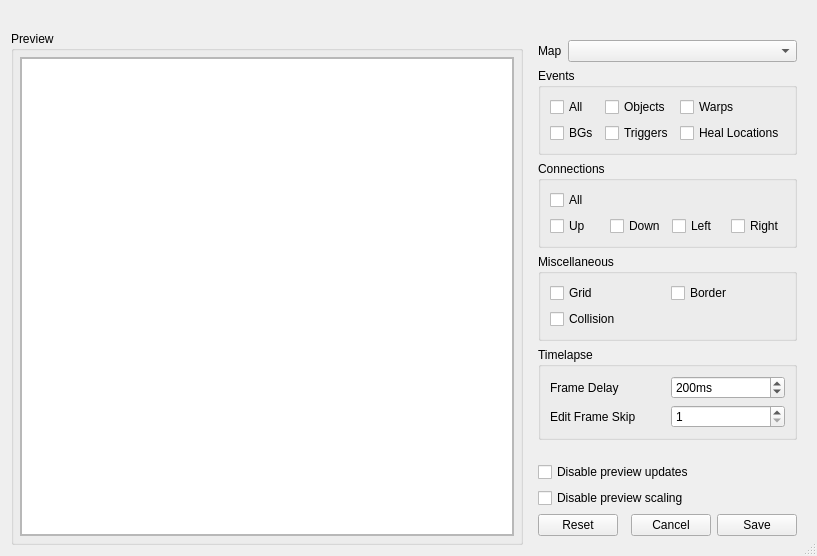
<?xml version="1.0" encoding="UTF-8"?>
<ui version="4.0">
 <class>MapImageExporter</class>
 <widget class="QDialog" name="MapImageExporter">
  <property name="geometry">
   <rect>
    <x>0</x>
    <y>0</y>
    <width>817</width>
    <height>556</height>
   </rect>
  </property>
  <property name="windowTitle">
   <string>Export Map Image</string>
  </property>
  <property name="sizeGripEnabled">
   <bool>true</bool>
  </property>
  <layout class="QGridLayout" name="gridLayout_4" columnstretch="2,1">
   <item row="1" column="1">
    <widget class="QFrame" name="frame_Options">
     <property name="sizePolicy">
      <sizepolicy hsizetype="Maximum" vsizetype="Preferred">
       <horstretch>0</horstretch>
       <verstretch>0</verstretch>
      </sizepolicy>
     </property>
     <property name="focusPolicy">
      <enum>Qt::FocusPolicy::ClickFocus</enum>
     </property>
     <layout class="QVBoxLayout" name="verticalLayout_Options">
      <item>
       <layout class="QFormLayout" name="formLayout">
        <item row="0" column="0">
         <widget class="QLabel" name="label_MapSelection">
          <property name="text">
           <string>Map</string>
          </property>
         </widget>
        </item>
        <item row="0" column="1">
         <widget class="NoScrollComboBox" name="comboBox_MapSelection">
          <property name="insertPolicy">
           <enum>QComboBox::InsertPolicy::NoInsert</enum>
          </property>
          <property name="sizeAdjustPolicy">
           <enum>QComboBox::SizeAdjustPolicy::AdjustToContents</enum>
          </property>
         </widget>
        </item>
       </layout>
      </item>
      <item>
       <widget class="QGroupBox" name="groupBox_Events">
        <property name="title">
         <string>Events</string>
        </property>
        <layout class="QGridLayout" name="gridLayout_2">
         <item row="0" column="0">
          <layout class="QGridLayout" name="gridLayout_Event_Options">
           <item row="1" column="1">
            <widget class="QCheckBox" name="checkBox_Triggers">
             <property name="text">
              <string>Triggers</string>
             </property>
            </widget>
           </item>
           <item row="0" column="1">
            <widget class="QCheckBox" name="checkBox_Objects">
             <property name="text">
              <string>Objects</string>
             </property>
            </widget>
           </item>
           <item row="1" column="2">
            <widget class="QCheckBox" name="checkBox_HealLocations">
             <property name="text">
              <string>Heal Locations</string>
             </property>
            </widget>
           </item>
           <item row="0" column="2">
            <widget class="QCheckBox" name="checkBox_Warps">
             <property name="text">
              <string>Warps</string>
             </property>
            </widget>
           </item>
           <item row="0" column="0">
            <widget class="QCheckBox" name="checkBox_AllEvents">
             <property name="text">
              <string>All</string>
             </property>
            </widget>
           </item>
           <item row="1" column="0">
            <widget class="QCheckBox" name="checkBox_BGs">
             <property name="text">
              <string>BGs</string>
             </property>
            </widget>
           </item>
          </layout>
         </item>
        </layout>
       </widget>
      </item>
      <item>
       <widget class="QGroupBox" name="groupBox_Connections">
        <property name="title">
         <string>Connections</string>
        </property>
        <layout class="QGridLayout" name="gridLayout_3">
         <item row="0" column="0">
          <layout class="QGridLayout" name="gridLayout_Connection_Options">
           <item row="1" column="2">
            <widget class="QCheckBox" name="checkBox_ConnectionLeft">
             <property name="text">
              <string>Left</string>
             </property>
            </widget>
           </item>
           <item row="1" column="0">
            <widget class="QCheckBox" name="checkBox_ConnectionUp">
             <property name="text">
              <string>Up</string>
             </property>
            </widget>
           </item>
           <item row="1" column="3">
            <widget class="QCheckBox" name="checkBox_ConnectionRight">
             <property name="text">
              <string>Right</string>
             </property>
            </widget>
           </item>
           <item row="1" column="1">
            <widget class="QCheckBox" name="checkBox_ConnectionDown">
             <property name="text">
              <string>Down</string>
             </property>
            </widget>
           </item>
           <item row="0" column="0">
            <widget class="QCheckBox" name="checkBox_AllConnections">
             <property name="text">
              <string>All</string>
             </property>
            </widget>
           </item>
          </layout>
         </item>
        </layout>
       </widget>
      </item>
      <item>
       <widget class="QGroupBox" name="groupBox_Misc">
        <property name="title">
         <string>Miscellaneous</string>
        </property>
        <layout class="QGridLayout" name="gridLayout_5">
         <item row="0" column="0">
          <layout class="QGridLayout" name="gridLayout_Misc_Options">
           <item row="0" column="0">
            <widget class="QCheckBox" name="checkBox_Grid">
             <property name="text">
              <string>Grid</string>
             </property>
            </widget>
           </item>
           <item row="1" column="0">
            <widget class="QCheckBox" name="checkBox_Collision">
             <property name="text">
              <string>Collision</string>
             </property>
            </widget>
           </item>
           <item row="0" column="1">
            <widget class="QCheckBox" name="checkBox_Border">
             <property name="text">
              <string>Border</string>
             </property>
            </widget>
           </item>
          </layout>
         </item>
        </layout>
       </widget>
      </item>
      <item>
       <widget class="QGroupBox" name="groupBox_Timelapse">
        <property name="title">
         <string>Timelapse</string>
        </property>
        <layout class="QGridLayout" name="gridLayout_7">
         <item row="2" column="1">
          <widget class="NoScrollSpinBox" name="spinBox_TimelapseDelay">
           <property name="focusPolicy">
            <enum>Qt::FocusPolicy::StrongFocus</enum>
           </property>
           <property name="specialValueText">
            <string/>
           </property>
           <property name="suffix">
            <string>ms</string>
           </property>
           <property name="minimum">
            <number>1</number>
           </property>
           <property name="maximum">
            <number>2000</number>
           </property>
           <property name="value">
            <number>200</number>
           </property>
          </widget>
         </item>
         <item row="2" column="0">
          <widget class="QLabel" name="label">
           <property name="text">
            <string>Frame Delay</string>
           </property>
          </widget>
         </item>
         <item row="3" column="1">
          <widget class="NoScrollSpinBox" name="spinBox_FrameSkip">
           <property name="focusPolicy">
            <enum>Qt::FocusPolicy::StrongFocus</enum>
           </property>
           <property name="suffix">
            <string/>
           </property>
           <property name="minimum">
            <number>1</number>
           </property>
           <property name="maximum">
            <number>999</number>
           </property>
          </widget>
         </item>
         <item row="3" column="0">
          <widget class="QLabel" name="label_3">
           <property name="text">
            <string>Edit Frame Skip</string>
           </property>
          </widget>
         </item>
        </layout>
       </widget>
      </item>
      <item>
       <spacer name="verticalSpacer">
        <property name="orientation">
         <enum>Qt::Orientation::Vertical</enum>
        </property>
        <property name="sizeHint" stdset="0">
         <size>
          <width>20</width>
          <height>40</height>
         </size>
        </property>
       </spacer>
      </item>
      <item>
       <widget class="QCheckBox" name="checkBox_DisablePreviewUpdates">
        <property name="toolTip">
         <string>&lt;html&gt;&lt;head/&gt;&lt;body&gt;&lt;p&gt;If checked, the image in the preview window will not be recreated when the settings are changed. This has no effect on the exported file.&lt;/p&gt;&lt;/body&gt;&lt;/html&gt;</string>
        </property>
        <property name="text">
         <string>Disable preview updates</string>
        </property>
       </widget>
      </item>
      <item>
       <widget class="QCheckBox" name="checkBox_DisablePreviewScaling">
        <property name="toolTip">
         <string>&lt;html&gt;&lt;head/&gt;&lt;body&gt;&lt;p&gt;If checked, the image shown in the preview window will not scale to fit into the available space. The aspect ratio of the image will never change. This has no effect on the exported file.&lt;/p&gt;&lt;/body&gt;&lt;/html&gt;</string>
        </property>
        <property name="text">
         <string>Disable preview scaling</string>
        </property>
       </widget>
      </item>
      <item>
       <layout class="QHBoxLayout" name="horizontalLayout_2">
        <item>
         <widget class="QPushButton" name="pushButton_Reset">
          <property name="text">
           <string>Reset</string>
          </property>
          <property name="autoDefault">
           <bool>false</bool>
          </property>
         </widget>
        </item>
        <item>
         <spacer name="horizontalSpacer">
          <property name="orientation">
           <enum>Qt::Orientation::Horizontal</enum>
          </property>
          <property name="sizeHint" stdset="0">
           <size>
            <width>40</width>
            <height>20</height>
           </size>
          </property>
         </spacer>
        </item>
        <item>
         <widget class="QPushButton" name="pushButton_Cancel">
          <property name="text">
           <string>Cancel</string>
          </property>
          <property name="autoDefault">
           <bool>false</bool>
          </property>
         </widget>
        </item>
        <item>
         <widget class="QPushButton" name="pushButton_Save">
          <property name="text">
           <string>Save</string>
          </property>
          <property name="autoDefault">
           <bool>false</bool>
          </property>
         </widget>
        </item>
       </layout>
      </item>
     </layout>
    </widget>
   </item>
   <item row="1" column="0">
    <widget class="QGroupBox" name="groupBox_Preview">
     <property name="sizePolicy">
      <sizepolicy hsizetype="MinimumExpanding" vsizetype="Preferred">
       <horstretch>0</horstretch>
       <verstretch>0</verstretch>
      </sizepolicy>
     </property>
     <property name="title">
      <string>Preview</string>
     </property>
     <layout class="QGridLayout" name="gridLayout_6">
      <property name="leftMargin">
       <number>6</number>
      </property>
      <property name="topMargin">
       <number>6</number>
      </property>
      <property name="rightMargin">
       <number>6</number>
      </property>
      <property name="bottomMargin">
       <number>6</number>
      </property>
      <item row="0" column="0">
       <widget class="QScrollArea" name="scrollArea_Preview">
        <property name="sizeAdjustPolicy">
         <enum>QAbstractScrollArea::SizeAdjustPolicy::AdjustToContents</enum>
        </property>
        <property name="widgetResizable">
         <bool>true</bool>
        </property>
        <property name="alignment">
         <set>Qt::AlignmentFlag::AlignCenter</set>
        </property>
        <widget class="QWidget" name="scrollAreaWidgetContents">
         <property name="geometry">
          <rect>
           <x>0</x>
           <y>0</y>
           <width>469</width>
           <height>485</height>
          </rect>
         </property>
         <layout class="QGridLayout" name="gridLayout">
          <property name="leftMargin">
           <number>0</number>
          </property>
          <property name="topMargin">
           <number>0</number>
          </property>
          <property name="rightMargin">
           <number>0</number>
          </property>
          <property name="bottomMargin">
           <number>0</number>
          </property>
          <item row="2" column="3">
           <widget class="QGraphicsView" name="graphicsView_Preview">
            <property name="sizePolicy">
             <sizepolicy hsizetype="Expanding" vsizetype="Expanding">
              <horstretch>0</horstretch>
              <verstretch>0</verstretch>
             </sizepolicy>
            </property>
            <property name="mouseTracking">
             <bool>false</bool>
            </property>
            <property name="autoFillBackground">
             <bool>false</bool>
            </property>
            <property name="sizeAdjustPolicy">
             <enum>QAbstractScrollArea::SizeAdjustPolicy::AdjustIgnored</enum>
            </property>
            <property name="dragMode">
             <enum>QGraphicsView::DragMode::NoDrag</enum>
            </property>
           </widget>
          </item>
         </layout>
        </widget>
       </widget>
      </item>
     </layout>
    </widget>
   </item>
   <item row="0" column="0" colspan="2">
    <widget class="QLabel" name="label_Description">
     <property name="text">
      <string/>
     </property>
     <property name="alignment">
      <set>Qt::AlignmentFlag::AlignCenter</set>
     </property>
     <property name="wordWrap">
      <bool>true</bool>
     </property>
    </widget>
   </item>
  </layout>
 </widget>
 <customwidgets>
  <customwidget>
   <class>NoScrollComboBox</class>
   <extends>QComboBox</extends>
   <header>noscrollcombobox.h</header>
  </customwidget>
  <customwidget>
   <class>NoScrollSpinBox</class>
   <extends>QSpinBox</extends>
   <header>noscrollspinbox.h</header>
  </customwidget>
 </customwidgets>
 <resources/>
 <connections/>
</ui>
